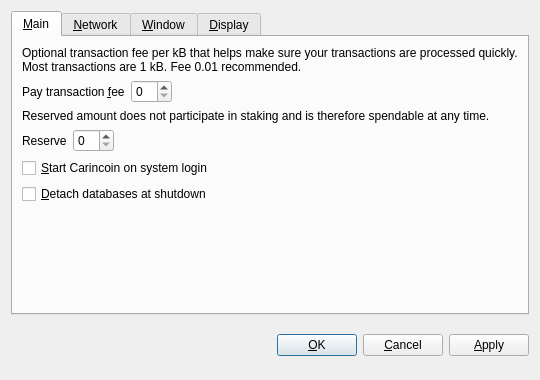
<?xml version="1.0" encoding="UTF-8"?>
<ui version="4.0">
 <class>OptionsDialog</class>
 <widget class="QDialog" name="OptionsDialog">
  <property name="geometry">
   <rect>
    <x>0</x>
    <y>0</y>
    <width>540</width>
    <height>380</height>
   </rect>
  </property>
  <property name="windowTitle">
   <string>Options</string>
  </property>
  <property name="modal">
   <bool>true</bool>
  </property>
  <layout class="QVBoxLayout" name="verticalLayout">
   <item>
    <widget class="QTabWidget" name="tabWidget">
     <property name="tabPosition">
      <enum>QTabWidget::North</enum>
     </property>
     <property name="currentIndex">
      <number>0</number>
     </property>
     <widget class="QWidget" name="tabMain">
      <attribute name="title">
       <string>&amp;Main</string>
      </attribute>
      <layout class="QVBoxLayout" name="verticalLayout_Main">
       <item>
        <widget class="QLabel" name="transactionFeeInfoLabel">
         <property name="text">
          <string>Optional transaction fee per kB that helps make sure your transactions are processed quickly. Most transactions are 1 kB. Fee 0.01 recommended.</string>
         </property>
         <property name="textFormat">
          <enum>Qt::PlainText</enum>
         </property>
         <property name="wordWrap">
          <bool>true</bool>
         </property>
        </widget>
       </item>
       <item>
        <layout class="QHBoxLayout" name="horizontalLayoutFee">
         <item>
          <widget class="QLabel" name="transactionFeeLabel">
           <property name="text">
            <string>Pay transaction &amp;fee</string>
           </property>
           <property name="textFormat">
            <enum>Qt::PlainText</enum>
           </property>
           <property name="buddy">
            <cstring>transactionFee</cstring>
           </property>
          </widget>
         </item>
         <item>
          <widget class="BitcoinAmountField" name="transactionFee"/>
         </item>
         <item>
          <spacer name="horizontalSpacerFee">
           <property name="orientation">
            <enum>Qt::Horizontal</enum>
           </property>
           <property name="sizeHint" stdset="0">
            <size>
             <width>40</width>
             <height>20</height>
            </size>
           </property>
          </spacer>
         </item>
        </layout>
       </item>
       <item>
        <widget class="QLabel" name="reserveBalanceInfoLabel">
         <property name="text">
          <string>Reserved amount does not participate in staking and is therefore spendable at any time.</string>
         </property>
         <property name="textFormat">
          <enum>Qt::PlainText</enum>
         </property>
         <property name="wordWrap">
          <bool>true</bool>
         </property>
        </widget>
       </item>
       <item>
        <layout class="QHBoxLayout" name="horizontalLayoutReserveBalance">
         <item>
          <widget class="QLabel" name="reserveBalanceLabel">
           <property name="text">
            <string>Reserve</string>
           </property>
           <property name="textFormat">
            <enum>Qt::PlainText</enum>
           </property>
           <property name="buddy">
            <cstring>reserveBalance</cstring>
           </property>
          </widget>
         </item>
         <item>
          <widget class="BitcoinAmountField" name="reserveBalance"/>
         </item>
         <item>
          <spacer name="horizontalSpacerReserveBalance">
           <property name="orientation">
            <enum>Qt::Horizontal</enum>
           </property>
           <property name="sizeHint" stdset="0">
            <size>
             <width>40</width>
             <height>20</height>
            </size>
           </property>
          </spacer>
         </item>
        </layout>
       </item>
       <item>
        <widget class="QCheckBox" name="bitcoinAtStartup">
         <property name="toolTip">
          <string>Automatically start Carincoin after logging in to the system.</string>
         </property>
         <property name="text">
          <string>&amp;Start Carincoin on system login</string>
         </property>
        </widget>
       </item>
       <item>
        <widget class="QCheckBox" name="detachDatabases">
         <property name="toolTip">
          <string>Detach block and address databases at shutdown. This means they can be moved to another data directory, but it slows down shutdown. The wallet is always detached.</string>
         </property>
         <property name="text">
          <string>&amp;Detach databases at shutdown</string>
         </property>
        </widget>
       </item>
       <item>
        <spacer name="verticalSpacer_Main">
         <property name="orientation">
          <enum>Qt::Vertical</enum>
         </property>
         <property name="sizeHint" stdset="0">
          <size>
           <width>20</width>
           <height>40</height>
          </size>
         </property>
        </spacer>
       </item>
      </layout>
     </widget>
     <widget class="QWidget" name="tabNetwork">
      <attribute name="title">
       <string>&amp;Network</string>
      </attribute>
      <layout class="QVBoxLayout" name="verticalLayout_Network">
       <item>
        <widget class="QCheckBox" name="mapPortUpnp">
         <property name="toolTip">
          <string>Automatically open the Carincoin client port on the router. This only works when your router supports UPnP and it is enabled.</string>
         </property>
         <property name="text">
          <string>Map port using &amp;UPnP</string>
         </property>
        </widget>
       </item>
       <item>
        <widget class="QCheckBox" name="connectSocks">
         <property name="toolTip">
          <string>Connect to the Carincoin network through a SOCKS proxy (e.g. when connecting through Tor).</string>
         </property>
         <property name="text">
          <string>&amp;Connect through SOCKS proxy:</string>
         </property>
        </widget>
       </item>
       <item>
        <layout class="QHBoxLayout" name="horizontalLayout_Network">
         <item>
          <widget class="QLabel" name="proxyIpLabel">
           <property name="text">
            <string>Proxy &amp;IP:</string>
           </property>
           <property name="textFormat">
            <enum>Qt::PlainText</enum>
           </property>
           <property name="buddy">
            <cstring>proxyIp</cstring>
           </property>
          </widget>
         </item>
         <item>
          <widget class="QValidatedLineEdit" name="proxyIp">
           <property name="maximumSize">
            <size>
             <width>140</width>
             <height>16777215</height>
            </size>
           </property>
           <property name="toolTip">
            <string>IP address of the proxy (e.g. 127.0.0.1)</string>
           </property>
          </widget>
         </item>
         <item>
          <widget class="QLabel" name="proxyPortLabel">
           <property name="text">
            <string>&amp;Port:</string>
           </property>
           <property name="textFormat">
            <enum>Qt::PlainText</enum>
           </property>
           <property name="buddy">
            <cstring>proxyPort</cstring>
           </property>
          </widget>
         </item>
         <item>
          <widget class="QLineEdit" name="proxyPort">
           <property name="maximumSize">
            <size>
             <width>55</width>
             <height>16777215</height>
            </size>
           </property>
           <property name="toolTip">
            <string>Port of the proxy (e.g. 9050)</string>
           </property>
          </widget>
         </item>
         <item>
          <widget class="QLabel" name="socksVersionLabel">
           <property name="text">
            <string>SOCKS &amp;Version:</string>
           </property>
           <property name="textFormat">
            <enum>Qt::PlainText</enum>
           </property>
           <property name="buddy">
            <cstring>socksVersion</cstring>
           </property>
          </widget>
         </item>
         <item>
          <widget class="QValueComboBox" name="socksVersion">
           <property name="toolTip">
            <string>SOCKS version of the proxy (e.g. 5)</string>
           </property>
          </widget>
         </item>
         <item>
          <spacer name="horizontalSpacer_Network">
           <property name="orientation">
            <enum>Qt::Horizontal</enum>
           </property>
           <property name="sizeHint" stdset="0">
            <size>
             <width>40</width>
             <height>20</height>
            </size>
           </property>
          </spacer>
         </item>
        </layout>
       </item>
       <item>
        <spacer name="verticalSpacer_Network">
         <property name="orientation">
          <enum>Qt::Vertical</enum>
         </property>
         <property name="sizeHint" stdset="0">
          <size>
           <width>20</width>
           <height>40</height>
          </size>
         </property>
        </spacer>
       </item>
      </layout>
     </widget>
     <widget class="QWidget" name="tabWindow">
      <attribute name="title">
       <string>&amp;Window</string>
      </attribute>
      <layout class="QVBoxLayout" name="verticalLayout_Window">
       <item>
        <widget class="QCheckBox" name="minimizeToTray">
         <property name="toolTip">
          <string>Show only a tray icon after minimizing the window.</string>
         </property>
         <property name="text">
          <string>&amp;Minimize to the tray instead of the taskbar</string>
         </property>
        </widget>
       </item>
       <item>
        <widget class="QCheckBox" name="minimizeOnClose">
         <property name="toolTip">
          <string>Minimize instead of exit the application when the window is closed. When this option is enabled, the application will be closed only after selecting Quit in the menu.</string>
         </property>
         <property name="text">
          <string>M&amp;inimize on close</string>
         </property>
        </widget>
       </item>
       <item>
        <spacer name="verticalSpacer_Window">
         <property name="orientation">
          <enum>Qt::Vertical</enum>
         </property>
         <property name="sizeHint" stdset="0">
          <size>
           <width>20</width>
           <height>40</height>
          </size>
         </property>
        </spacer>
       </item>
      </layout>
     </widget>
     <widget class="QWidget" name="tabDisplay">
      <attribute name="title">
       <string>&amp;Display</string>
      </attribute>
      <layout class="QVBoxLayout" name="verticalLayout_Display">
       <item>
        <layout class="QHBoxLayout" name="horizontalLayout_1_Display">
         <item>
          <widget class="QLabel" name="langLabel">
           <property name="text">
            <string>User Interface &amp;language:</string>
           </property>
           <property name="textFormat">
            <enum>Qt::PlainText</enum>
           </property>
           <property name="buddy">
            <cstring>lang</cstring>
           </property>
          </widget>
         </item>
         <item>
          <widget class="QValueComboBox" name="lang">
           <property name="toolTip">
            <string>The user interface language can be set here. This setting will take effect after restarting Carincoin.</string>
           </property>
          </widget>
         </item>
        </layout>
       </item>
       <item>
        <layout class="QHBoxLayout" name="horizontalLayout_2_Display">
         <item>
          <widget class="QLabel" name="unitLabel">
           <property name="text">
            <string>&amp;Unit to show amounts in:</string>
           </property>
           <property name="textFormat">
            <enum>Qt::PlainText</enum>
           </property>
           <property name="buddy">
            <cstring>unit</cstring>
           </property>
          </widget>
         </item>
         <item>
          <widget class="QValueComboBox" name="unit">
           <property name="toolTip">
            <string>Choose the default subdivision unit to show in the interface and when sending coins.</string>
           </property>
          </widget>
         </item>
        </layout>
       </item>
       <item>
        <widget class="QCheckBox" name="displayAddresses">
         <property name="toolTip">
          <string>Whether to show Carincoin addresses in the transaction list or not.</string>
         </property>
         <property name="text">
          <string>&amp;Display addresses in transaction list</string>
         </property>
        </widget>
       </item>
       <item>
        <widget class="QCheckBox" name="coinControlFeatures">
         <property name="toolTip">
          <string>Whether to show coin control features or not.</string>
         </property>
         <property name="text">
          <string>Display coin &amp;control features (experts only!)</string>
         </property>
        </widget>
       </item>
       <item>
        <spacer name="verticalSpacer_Display">
         <property name="orientation">
          <enum>Qt::Vertical</enum>
         </property>
         <property name="sizeHint" stdset="0">
          <size>
           <width>20</width>
           <height>40</height>
          </size>
         </property>
        </spacer>
       </item>
      </layout>
     </widget>
    </widget>
   </item>
   <item>
    <layout class="QHBoxLayout" name="horizontalLayout_Buttons">
     <item>
      <spacer name="horizontalSpacer_1">
       <property name="orientation">
        <enum>Qt::Horizontal</enum>
       </property>
       <property name="sizeHint" stdset="0">
        <size>
         <width>40</width>
         <height>48</height>
        </size>
       </property>
      </spacer>
     </item>
     <item>
      <widget class="QLabel" name="statusLabel">
       <property name="font">
        <font>
         <weight>75</weight>
         <bold>true</bold>
        </font>
       </property>
       <property name="text">
        <string/>
       </property>
       <property name="textFormat">
        <enum>Qt::PlainText</enum>
       </property>
       <property name="wordWrap">
        <bool>true</bool>
       </property>
      </widget>
     </item>
     <item>
      <spacer name="horizontalSpacer_2">
       <property name="orientation">
        <enum>Qt::Horizontal</enum>
       </property>
       <property name="sizeHint" stdset="0">
        <size>
         <width>40</width>
         <height>48</height>
        </size>
       </property>
      </spacer>
     </item>
     <item>
      <widget class="QPushButton" name="okButton">
       <property name="text">
        <string>&amp;OK</string>
       </property>
      </widget>
     </item>
     <item>
      <widget class="QPushButton" name="cancelButton">
       <property name="text">
        <string>&amp;Cancel</string>
       </property>
       <property name="autoDefault">
        <bool>false</bool>
       </property>
      </widget>
     </item>
     <item>
      <widget class="QPushButton" name="applyButton">
       <property name="text">
        <string>&amp;Apply</string>
       </property>
       <property name="autoDefault">
        <bool>false</bool>
       </property>
      </widget>
     </item>
    </layout>
   </item>
  </layout>
 </widget>
 <customwidgets>
  <customwidget>
   <class>BitcoinAmountField</class>
   <extends>QSpinBox</extends>
   <header>bitcoinamountfield.h</header>
  </customwidget>
  <customwidget>
   <class>QValueComboBox</class>
   <extends>QComboBox</extends>
   <header>qvaluecombobox.h</header>
  </customwidget>
  <customwidget>
   <class>QValidatedLineEdit</class>
   <extends>QLineEdit</extends>
   <header>qvalidatedlineedit.h</header>
  </customwidget>
 </customwidgets>
 <resources/>
 <connections/>
</ui>
